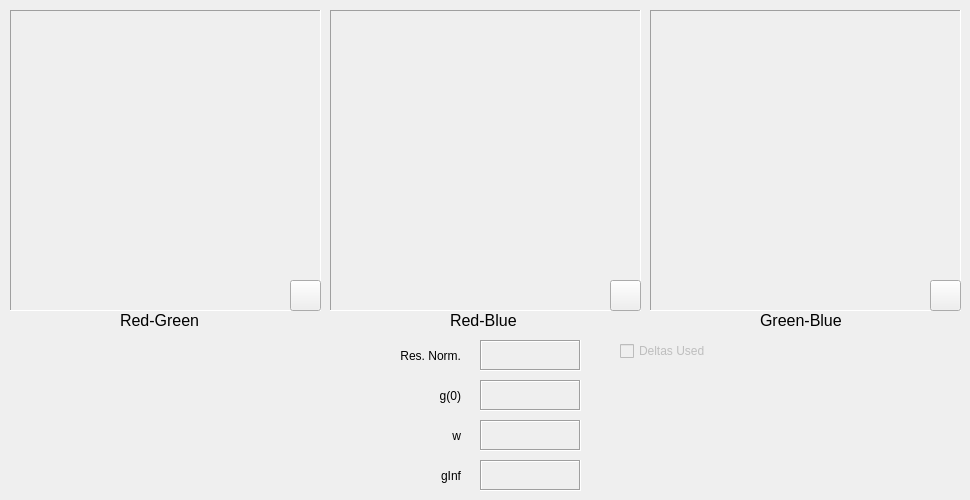
     <widget class="QWidget" name="crossOutputTab">
      <attribute name="title">
       <string>Cross-Correlation</string>
      </attribute>
      <widget class="QLabel" name="labelOutputRB">
       <property name="geometry">
        <rect>
         <x>450</x>
         <y>310</y>
         <width>81</width>
         <height>20</height>
        </rect>
       </property>
       <property name="font">
        <font>
         <pointsize>12</pointsize>
        </font>
       </property>
       <property name="text">
        <string>Red-Blue</string>
       </property>
      </widget>
      <widget class="QLabel" name="labelOutputRG">
       <property name="geometry">
        <rect>
         <x>120</x>
         <y>310</y>
         <width>91</width>
         <height>20</height>
        </rect>
       </property>
       <property name="font">
        <font>
         <pointsize>12</pointsize>
        </font>
       </property>
       <property name="text">
        <string>Red-Green</string>
       </property>
      </widget>
      <widget class="QLabel" name="labelOutputGB">
       <property name="geometry">
        <rect>
         <x>760</x>
         <y>310</y>
         <width>91</width>
         <height>20</height>
        </rect>
       </property>
       <property name="font">
        <font>
         <pointsize>12</pointsize>
        </font>
       </property>
       <property name="text">
        <string>Green-Blue</string>
       </property>
      </widget>
      <widget class="QLabel" name="labelCrossResNorm">
       <property name="geometry">
        <rect>
         <x>370</x>
         <y>340</y>
         <width>91</width>
         <height>31</height>
        </rect>
       </property>
       <property name="text">
        <string>Res. Norm.</string>
       </property>
       <property name="alignment">
        <set>Qt::AlignRight|Qt::AlignTrailing|Qt::AlignVCenter</set>
       </property>
      </widget>
      <widget class="QLabel" name="crossResNormValue">
       <property name="geometry">
        <rect>
         <x>480</x>
         <y>340</y>
         <width>101</width>
         <height>31</height>
        </rect>
       </property>
       <property name="font">
        <font>
         <pointsize>8</pointsize>
        </font>
       </property>
       <property name="frameShape">
        <enum>QFrame::Box</enum>
       </property>
       <property name="frameShadow">
        <enum>QFrame::Sunken</enum>
       </property>
       <property name="text">
        <string/>
       </property>
       <property name="alignment">
        <set>Qt::AlignCenter</set>
       </property>
      </widget>
      <widget class="QLabel" name="labelCrossG0">
       <property name="geometry">
        <rect>
         <x>370</x>
         <y>380</y>
         <width>91</width>
         <height>31</height>
        </rect>
       </property>
       <property name="text">
        <string>g(0)</string>
       </property>
       <property name="alignment">
        <set>Qt::AlignRight|Qt::AlignTrailing|Qt::AlignVCenter</set>
       </property>
      </widget>
      <widget class="QLabel" name="crossG0Value">
       <property name="geometry">
        <rect>
         <x>480</x>
         <y>380</y>
         <width>101</width>
         <height>31</height>
        </rect>
       </property>
       <property name="font">
        <font>
         <pointsize>8</pointsize>
        </font>
       </property>
       <property name="frameShape">
        <enum>QFrame::Box</enum>
       </property>
       <property name="frameShadow">
        <enum>QFrame::Sunken</enum>
       </property>
       <property name="text">
        <string/>
       </property>
       <property name="alignment">
        <set>Qt::AlignCenter</set>
       </property>
      </widget>
      <widget class="QLabel" name="labelCrossW">
       <property name="geometry">
        <rect>
         <x>370</x>
         <y>420</y>
         <width>91</width>
         <height>31</height>
        </rect>
       </property>
       <property name="text">
        <string>w</string>
       </property>
       <property name="alignment">
        <set>Qt::AlignRight|Qt::AlignTrailing|Qt::AlignVCenter</set>
       </property>
      </widget>
      <widget class="QLabel" name="crossWValue">
       <property name="geometry">
        <rect>
         <x>480</x>
         <y>420</y>
         <width>101</width>
         <height>31</height>
        </rect>
       </property>
       <property name="font">
        <font>
         <pointsize>8</pointsize>
        </font>
       </property>
       <property name="frameShape">
        <enum>QFrame::Box</enum>
       </property>
       <property name="frameShadow">
        <enum>QFrame::Sunken</enum>
       </property>
       <property name="text">
        <string/>
       </property>
       <property name="alignment">
        <set>Qt::AlignCenter</set>
       </property>
      </widget>
      <widget class="QLabel" name="labelCrossGinf">
       <property name="geometry">
        <rect>
         <x>370</x>
         <y>460</y>
         <width>91</width>
         <height>31</height>
        </rect>
       </property>
       <property name="text">
        <string>gInf</string>
       </property>
       <property name="alignment">
        <set>Qt::AlignRight|Qt::AlignTrailing|Qt::AlignVCenter</set>
       </property>
      </widget>
      <widget class="QLabel" name="crossGinfValue">
       <property name="geometry">
        <rect>
         <x>480</x>
         <y>460</y>
         <width>101</width>
         <height>31</height>
        </rect>
       </property>
       <property name="font">
        <font>
         <pointsize>8</pointsize>
        </font>
       </property>
       <property name="frameShape">
        <enum>QFrame::Box</enum>
       </property>
       <property name="frameShadow">
        <enum>QFrame::Sunken</enum>
       </property>
       <property name="text">
        <string/>
       </property>
       <property name="alignment">
        <set>Qt::AlignCenter</set>
       </property>
      </widget>
      <widget class="QLabel" name="imageCrossRG">
       <property name="geometry">
        <rect>
         <x>10</x>
         <y>10</y>
         <width>311</width>
         <height>301</height>
        </rect>
       </property>
       <property name="frameShape">
        <enum>QFrame::Panel</enum>
       </property>
       <property name="frameShadow">
        <enum>QFrame::Sunken</enum>
       </property>
       <property name="text">
        <string/>
       </property>
       <property name="scaledContents">
        <bool>true</bool>
       </property>
      </widget>
      <widget class="QLabel" name="imageCrossRB">
       <property name="geometry">
        <rect>
         <x>330</x>
         <y>10</y>
         <width>311</width>
         <height>301</height>
        </rect>
       </property>
       <property name="frameShape">
        <enum>QFrame::Panel</enum>
       </property>
       <property name="frameShadow">
        <enum>QFrame::Sunken</enum>
       </property>
       <property name="text">
        <string/>
       </property>
       <property name="scaledContents">
        <bool>true</bool>
       </property>
      </widget>
      <widget class="QLabel" name="imageCrossGB">
       <property name="geometry">
        <rect>
         <x>650</x>
         <y>10</y>
         <width>311</width>
         <height>301</height>
        </rect>
       </property>
       <property name="frameShape">
        <enum>QFrame::Panel</enum>
       </property>
       <property name="frameShadow">
        <enum>QFrame::Sunken</enum>
       </property>
       <property name="text">
        <string/>
       </property>
       <property name="scaledContents">
        <bool>true</bool>
       </property>
      </widget>
      <widget class="QCheckBox" name="crossDeltasUsedCheckbox">
       <property name="enabled">
        <bool>false</bool>
       </property>
       <property name="geometry">
        <rect>
         <x>620</x>
         <y>340</y>
         <width>131</width>
         <height>22</height>
        </rect>
       </property>
       <property name="text">
        <string>Deltas Used</string>
       </property>
       <property name="checked">
        <bool>false</bool>
       </property>
      </widget>
      <widget class="QPushButton" name="redGreenGraphZoom">
       <property name="geometry">
        <rect>
         <x>290</x>
         <y>280</y>
         <width>31</width>
         <height>31</height>
        </rect>
       </property>
       <property name="text">
        <string/>
       </property>
       <property name="icon">
        <iconset>
         <normaloff>local_gui/images/zoom.png</normaloff>local_gui/images/zoom.png</iconset>
       </property>
      </widget>
      <widget class="QPushButton" name="redBlueGraphZoom">
       <property name="geometry">
        <rect>
         <x>610</x>
         <y>280</y>
         <width>31</width>
         <height>31</height>
        </rect>
       </property>
       <property name="text">
        <string/>
       </property>
       <property name="icon">
        <iconset>
         <normaloff>local_gui/images/zoom.png</normaloff>local_gui/images/zoom.png</iconset>
       </property>
      </widget>
      <widget class="QPushButton" name="greenBlueGraphZoom">
       <property name="geometry">
        <rect>
         <x>930</x>
         <y>280</y>
         <width>31</width>
         <height>31</height>
        </rect>
       </property>
       <property name="text">
        <string/>
       </property>
       <property name="icon">
        <iconset>
         <normaloff>images/zoom.png</normaloff>images/zoom.png</iconset>
       </property>
      </widget>
     </widget>
